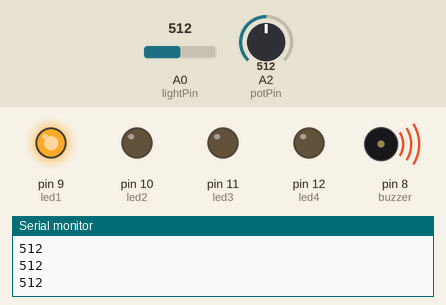
Simulated run of this sketch. Board: Arduino Uno, built with avr-gcc and run on an emulated ATmega328P. On the bench: output pins drawn as LEDs (lit = HIGH), buzzer (waves = sounding), the last lines printed to the serial monitor. The test bench sets the inputs (shaded band); at power-on: A0 (lightPin) = 512, A2 (potPin) = 512.

Above: at 1.2 s.
1.3 s: A0 (lightPin) set to 585
2.8 s: A0 (lightPin) set to 608
At 3.8 s:
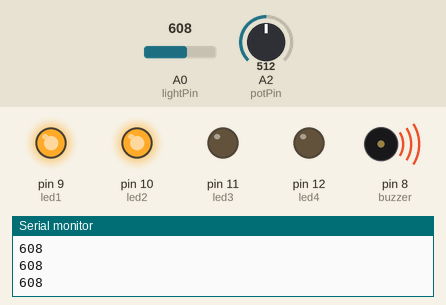
4.3 s: A0 (lightPin) set to 684
5.8 s: A0 (lightPin) set to 713
At 6.6 s:
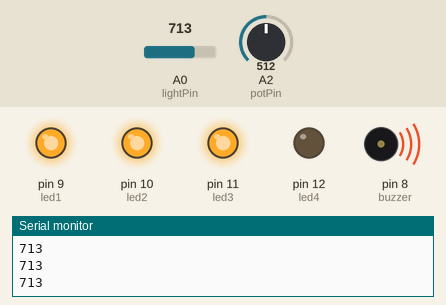
7.3 s: A0 (lightPin) set to 891
8.8 s: A0 (lightPin) set to 910
At 9.5 s:
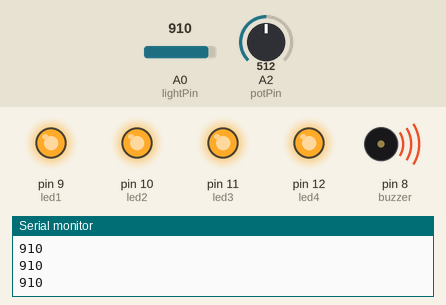
Timing chart, 0 to 11.3 s (numbered marks = the images above; inputs shaded):
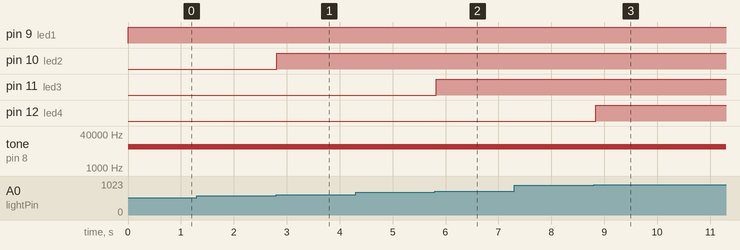

The sketch:

CS362_Lab5.ino
```cpp
//Gina Gerace, 664765515, ggerac3
//Lab 5
//Code should take in reading from a photoresistor and use that to light up 0-4 LEDS.
//  Code should also read in value from potentiometer and cause a buzzer to change pitch.
//I assume that the potentionmeter and photoresistor read in values from 0 to 1023.
//I used https://www.arduino.cc/en/tutorial/potentiometer and
//  https://create.arduino.cc/projecthub/SURYATEJA/use-a-buzzer-module-piezo-speaker-using-arduino-uno-89df45
//  as references.

int lightPin = 0;        //define a pin for photoresistor
int val;                 //int to store value from photoresistor
int potPin = 2;          //define a pin for the potentiometer
int val2;                //int to store value from potentiometer
int buzzer = 8;          //define pin for buzzer
int led1 = 9;
int led2 = 10;
int led3 = 11;
int led4 = 12;

void setup() {
  pinMode(led1, OUTPUT);
  pinMode(led2, OUTPUT);
  pinMode(led3, OUTPUT);
  pinMode(led4, OUTPUT);
  pinMode(buzzer, OUTPUT);
  Serial.begin(9600);  //Begin serial communcation
}

void loop() {
  val = analogRead(lightPin);   //read in value from photoresistor
  Serial.println(val);
  if(val < 400){                //no light, no LEDs lit
    digitalWrite(led1, LOW);
    digitalWrite(led2, LOW);
    digitalWrite(led3, LOW);
    digitalWrite(led4, LOW);
  }else if(val < 600){          //low light, 1 LED lit
    digitalWrite(led1, HIGH);
    digitalWrite(led2, LOW);
    digitalWrite(led3, LOW);
    digitalWrite(led4, LOW);
  }else if(val < 700){          //medium light, 2 LEDs lit
    digitalWrite(led1, HIGH);
    digitalWrite(led2, HIGH);
    digitalWrite(led3, LOW);
    digitalWrite(led4, LOW);
  }else if(val < 900){          //lot of light, 3 LEDs lit
    digitalWrite(led1, HIGH);
    digitalWrite(led2, HIGH);
    digitalWrite(led3, HIGH);
    digitalWrite(led4, LOW);
  }else{                        //fully lit, 4 LEDS lit
    digitalWrite(led1, HIGH);
    digitalWrite(led2, HIGH);
    digitalWrite(led3, HIGH);
    digitalWrite(led4, HIGH);
  }

  val2 = analogRead(potPin);              //read the value from potentiometer 0-1023
  val2 = map(val2, 1, 1023, 31, 20000);   //map value to range of buzzer
  tone(buzzer, val2);                     //send sound signal to buzzer

  delay(100);
}
```

Measured:
- the behaviour switches between 599 and 600 on A0 (lightPin) (found by bisection; images 0 and 1)
- the behaviour switches between 699 and 700 on A0 (lightPin) (found by bisection; images 1 and 2)
- the behaviour switches between 899 and 900 on A0 (lightPin) (found by bisection; images 2 and 3)
- after the input at 2.8 s, pin 10 (led2): LOW → HIGH at once
- after the input at 5.8 s, pin 11 (led3): LOW → HIGH at once
- after the input at 8.8 s, pin 12 (led4): LOW → HIGH at once
